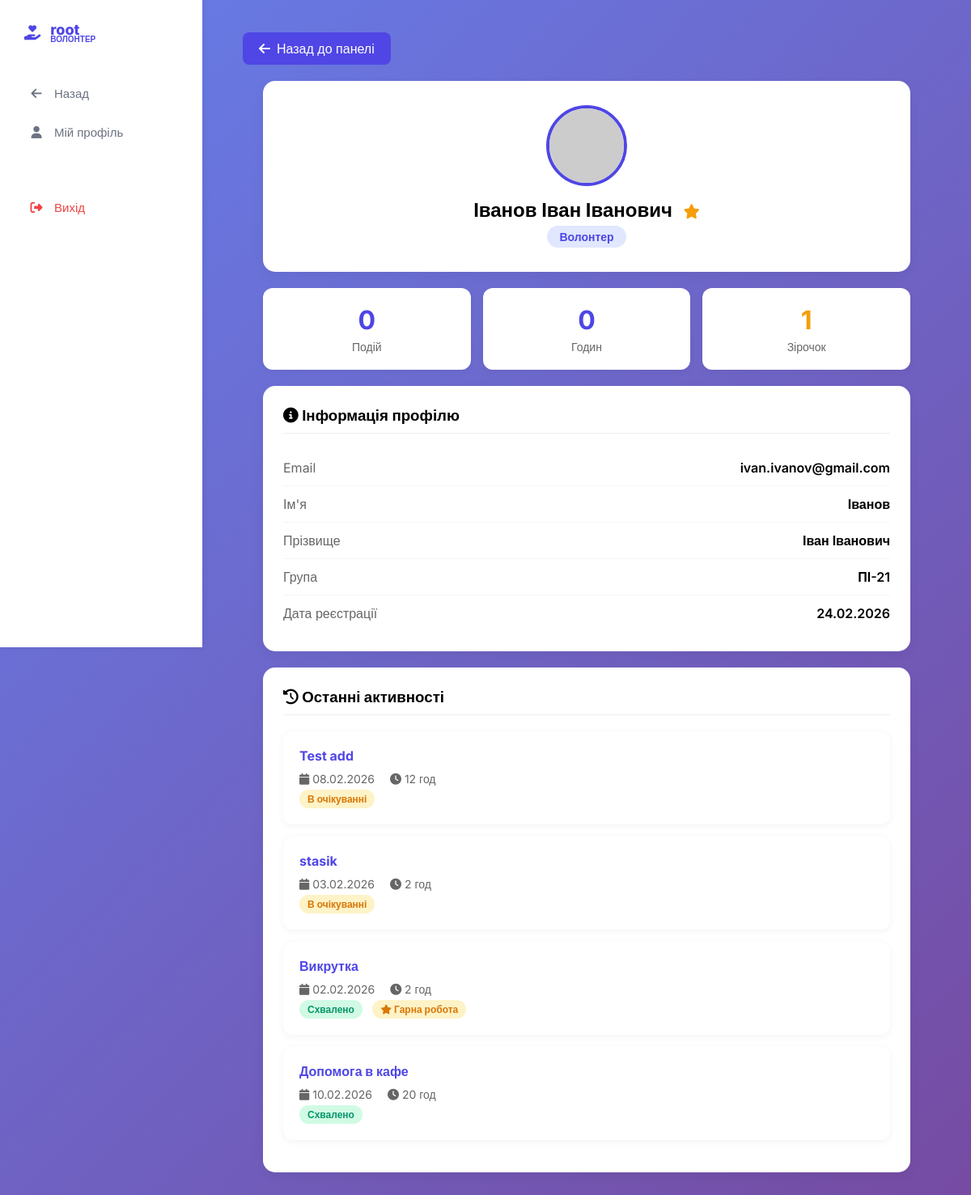
The app's page /user/ivan.ivanov/ (signed in) with its own data.
### volunteer_app/models.py (models this page shows, shortened)
class UserProfile(models.Model):
    ROLE_CHOICES = [
        ('volunteer', 'Волонтер'),
        ('organiser', 'Організатор'),
        ('admin', 'Адміністратор'),
    ]
    user = models.OneToOneField(User, on_delete=models.CASCADE, related_name='profile')
    role = models.CharField(max_length=20, choices=ROLE_CHOICES, default='volunteer')
    group_name = models.CharField(max_length=50, blank=True, null=True, verbose_name="Група (наприклад, IT-21)")

class Request(models.Model):
    STATUS_CHOICES = [
        ('pending', 'В очікуванні'),
        ('approved', 'Схвалено'),
        ('completed', 'Відпрацьовано'),
        ('rejected', 'Відхилено'),
    ]
    Volunteer = models.ForeignKey(User, related_name='requests', on_delete=models.CASCADE)
    event = models.ForeignKey(Project, related_name='requests', on_delete=models.DO_NOTHING)
    date_requested = models.DateTimeField(auto_now_add=True)
    status = models.CharField(max_length=20, choices=STATUS_CHOICES, default='pending')
    approved_hours = models.PositiveIntegerField(null=True, blank=True, verbose_name="Зараховані години")
    organizer_report = models.TextField(blank=True, null=True, verbose_name="Скарга організатора")
    organizer_reported = models.BooleanField(default=False, verbose_name="Поскаржено організатором")
    star_rating = models.BooleanField(default=False, verbose_name="Зірочка за гарну роботу")

class Project(models.Model):
    ACTION = [
        ('apply', 'Подати заявку'),
        ('approved', 'Схвалено'),
        ('pending', 'Заявку подано'),
        ('rejected', 'Заявку відхилено'),]
    name = models.CharField(max_length=255)
    organiser = models.ForeignKey(User, on_delete=models.CASCADE, related_name='organised_projects')
    date = models.DateTimeField()
    hours = models.PositiveIntegerField()
    max_volunteers = models.PositiveIntegerField(default=0, verbose_name="Максимальна кількість волонтерів (0 - без обмежень)")
    current_volunteers = models.PositiveIntegerField(default=0, verbose_name="Поточ кількість волонтерів")
    status = models.CharField(max_length=20, choices=ACTION, default='apply')

### volunteer_app/views.py (the view)
# urls.py: path('user/<str:username>/', views.view_user_profile, name='view_user_profile'),
@login_required
def view_user_profile(request, username):
    viewed_user = get_object_or_404(User, username=username)
    if not (request.user.is_superuser or (hasattr(request.user, 'profile') and request.user.profile.role in ['organiser', 'admin'])):
        messages.error(request, 'У вас немає доступу до цієї сторінки')
        return redirect('dashboard')
    context = {
        'viewed_user': viewed_user,
        'profile': viewed_user.profile if hasattr(viewed_user, 'profile') else None,
    }
    if hasattr(viewed_user, 'profile') and viewed_user.profile.role == 'volunteer':
        from django.db.models import Count, Sum
        from .models import Request
        context['total_events'] = Request.objects.filter(Volunteer=viewed_user, status='completed').count()
        context['total_hours'] = Request.objects.filter(Volunteer=viewed_user, status='completed').aggregate(total=Sum('approved_hours'))['total'] or 0
        context['user_requests'] = Request.objects.filter(Volunteer=viewed_user).order_by('-date_requested')[:10]
        context['star_count'] = Request.objects.filter(Volunteer=viewed_user, star_rating=True).count()
    return render(request, 'volunteer_app/view_profile.html', context)

### volunteer_app/templates/volunteer_app/view_profile.html (shortened to what this page needs)
{% load static %}
<!doctype html>
<html lang="uk">
<head>
  <link rel="stylesheet" href="{% static 'volunteer_app/auth.css' %}" />
  <link rel="stylesheet" href="{% static 'volunteer_app/dashboard.css' %}" />
  <link rel="stylesheet" href="https://cdnjs.cloudflare.com/ajax/libs/font-awesome/6.4.0/css/all.min.css" />
</head>
<body>
  <div class="sidebar">
    <div class="logo">
      <i class="fas fa-hand-holding-heart"></i>
      <span>{% if user.get_full_name %}{{ user.get_full_name }}{% else %}{{ user.username }}{% endif %}
        <small style="font-size: 10px; display: block; margin-top: -5px">
          {% if profile.role == 'volunteer' %}ВОЛОНТЕР{% elif profile.role == 'organiser' %}ОРГАНІЗАТОР{% elif profile.role == 'admin' %}АДМІН{% endif %}
        </small>
      </span>
    </div>
    <ul class="nav-links">
      <li>
        <a href="{% url 'dashboard' %}"><i class="fas fa-arrow-left"></i> Назад</a>
      </li>
      <li>
        <a href="{% url 'profile' %}"><i class="fas fa-user"></i> Мій профіль</a>
      </li>
      <li style="margin-top: 50px">
        <a href="{% url 'logout' %}" style="color: #ef4444"><i class="fas fa-sign-out-alt"></i> Вихід</a>
      </li>
    </ul>
  </div>
  <div class="main-content">
    <a href="{% url 'dashboard' %}" class="back-btn">
      <i class="fas fa-arrow-left"></i> Назад до панелі
    </a>
    <div class="profile-container">
      <div class="profile-header">
        <div class="profile-avatar">
          <img src="https://ui-avatars.com/api/?name={% if viewed_user.get_full_name %}{{ viewed_user.get_full_name|escapejs }}{% else %}{{ viewed_user.username|escapejs }}{% endif %}&background=4f46e5&color=fff&size=200" alt="Avatar">
        </div>
        <h1 class="profile-name">
          {% if viewed_user.get_full_name %}{{ viewed_user.get_full_name }}{% else %}{{ viewed_user.username }}{% endif %}
          {% if star_count and star_count > 0 %}<i class="fas fa-star star-badge" title="Відзнак: {{ star_count }}"></i>{% endif %}
        </h1>
        <span class="profile-role role-{{ profile.role }}">
          {% if profile.role == 'volunteer' %}Волонтер{% elif profile.role == 'organiser' %}Організатор{% elif profile.role == 'admin' %}Адміністратор{% endif %}
        </span>
      </div>
      {% if profile.role == 'volunteer' %}
      <div class="stats-grid">
        <div class="stat-card">
          <h3>{{ total_events|default:0 }}</h3>
          <p>Подій</p>
        </div>
        <div class="stat-card">
          <h3>{{ total_hours|default:0 }}</h3>
          <p>Годин</p>
        </div>
        {% if star_count and star_count > 0 %}
        <div class="stat-card">
          <h3 style="color: #f59e0b;">{{ star_count }}</h3>
          <p>Зірочок</p>
        </div>
        {% endif %}
      </div>
      <div class="info-card" style="margin-bottom: 20px;">
        <h3><i class="fas fa-info-circle"></i> Інформація профілю</h3>
        <div class="info-row">
          <span class="info-label">Email</span>
          <span class="info-value">{{ viewed_user.email }}</span>
        </div>
        <div class="info-row">
          <span class="info-label">Ім'я</span>
          <span class="info-value">{% if viewed_user.first_name %}{{ viewed_user.first_name }}{% else %}—{% endif %}</span>
        </div>
        <div class="info-row">
          <span class="info-label">Прізвище</span>
          <span class="info-value">{% if viewed_user.last_name %}{{ viewed_user.last_name }}{% else %}—{% endif %}</span>
        </div>
        {% if profile.role == 'volunteer' and profile.group_name %}
        <div class="info-row">
          <span class="info-label">Група</span>
          <span class="info-value">{{ profile.group_name }}</span>
        </div>
        {% endif %}
        <div class="info-row">
          <span class="info-label">Дата реєстрації</span>
          <span class="info-value">{{ viewed_user.date_joined|date:"d.m.Y" }}</span>
        </div>
      </div>
      {% if user_requests %}
      <div class="info-card">
        <h3><i class="fas fa-history"></i> Останні активності</h3>
        {% for req in user_requests %}
        <div class="activity-card">
          <h4>{{ req.event.name }}</h4>
          <p style="color: #666; font-size: 14px; margin: 5px 0;">
            <i class="fas fa-calendar"></i> {{ req.event.date|date:"d.m.Y" }}
            <span style="margin-left: 15px;"><i class="fas fa-clock"></i> {{ req.event.hours }} год</span>
          </p>
          <span class="activity-status status-{{ req.status }}">
            {% if req.status == 'pending' %}В очікуванні{% elif req.status == 'approved' %}Схвалено{% elif req.status == 'completed' %}Відпрацьовано{% elif req.status == 'rejected' %}Відхилено{% endif %}
          </span>
          {% if req.star_rating %}<span class="activity-status" style="background: #fef3c7; color: #d97706; margin-left: 8px;"><i class="fas fa-star"></i> Гарна робота</span>{% endif %}
        </div>
        {% endfor %}
      </div>
      {% endif %}
      {% endif %}
    </div>
  </div>
</body>
</html>

### volunteer_app/static/volunteer_app/auth.css (style rules this page uses)
:root { --primary-color: #4f46e5; --primary-hover: #4338ca; --secondary-color: #ec4899; --bg-gradient: linear-gradient(135deg, #667eea 0%, #764ba2 100%); --card-bg: rgba(255, 255, 255, 0.9); --text-main: #1f2937; --text-secondary: #6b7280; --input-border: #d1d5db; --input-focus: #4f46e5; --error-color: #ef4444; }
* { margin: 0; padding: 0; box-sizing: border-box; font-family: 'Inter', sans-serif; }
body { background: var(--bg-gradient); min-height: 100vh; display: flex; align-items: center; justify-content: center; padding: 20px; }

### volunteer_app/static/volunteer_app/dashboard.css (style rules this page uses)
:root { --sidebar-width: 250px; --header-height: 70px; --bg-color: #f3f4f6; --primary-color: #4f46e5; --text-primary: #111827; --text-secondary: #6b7280; --text-dark: #1f2937; --card-bg: #ffffff; --success-color: #10b981; --warning-color: #f59e0b; }
body { background-color: var(--bg-color); display: flex; overflow-x: hidden; }
.sidebar { width: var(--sidebar-width); height: 100vh; background: white; position: fixed; top: 0; left: 0; padding: 20px; box-shadow: 2px 0 10px rgba(0, 0, 0, 0.05); z-index: 9999; }
.sidebar .logo { display: flex; align-items: center; gap: 12px; font-size: 18px; font-weight: 800; color: var(--primary-color); margin-bottom: 34px; padding: 6px 10px; }
.nav-links { list-style: none; }
.nav-links li { margin-bottom: 5px; }
.nav-links a { display: flex; align-items: center; gap: 12px; padding: 12px 15px; border-radius: 10px; text-decoration: none; color: var(--text-secondary); font-weight: 500; transition: all 0.3s; }
.nav-links i { width: 20px; text-align: center; }
.main-content { margin-left: var(--sidebar-width); width: calc(100% - var(--sidebar-width)); min-height: 100vh; padding: 20px 30px; }
body { font-size: 16px !important; }
.nav-links a { font-size: 15px !important; }

### volunteer_app/templates/volunteer_app/view_profile.html (style rules this page uses)
.profile-container { max-width: 800px; margin: 0 auto; }
.profile-header { background: white; padding: 30px; border-radius: 15px; box-shadow: 0 5px 15px rgba(0, 0, 0, 0.05); text-align: center; margin-bottom: 20px; }
.profile-avatar { width: 100px; height: 100px; border-radius: 50%; margin: 0 auto 15px; overflow: hidden; border: 4px solid var(--primary-color); }
.profile-avatar img { width: 100%; height: 100%; object-fit: cover; }
.profile-name { font-size: 24px; font-weight: 700; margin-bottom: 5px; }
.profile-role { display: inline-block; padding: 5px 15px; border-radius: 20px; font-size: 14px; font-weight: 600; }
.role-volunteer { background: #e0e7ff; color: #4f46e5; }
.stats-grid { display: grid; grid-template-columns: repeat(auto-fit, minmax(200px, 1fr)); gap: 15px; margin-bottom: 20px; }
.stat-card { background: white; padding: 20px; border-radius: 12px; box-shadow: 0 2px 10px rgba(0, 0, 0, 0.05); text-align: center; }
.stat-card h3 { font-size: 32px; margin-bottom: 5px; color: var(--primary-color); }
.stat-card p { color: #666; font-size: 14px; }
.info-card { background: white; padding: 25px; border-radius: 15px; box-shadow: 0 5px 15px rgba(0, 0, 0, 0.05); }
.info-card h3 { margin-bottom: 20px; padding-bottom: 10px; border-bottom: 1px solid #eee; }
.info-row { display: flex; justify-content: space-between; padding: 12px 0; border-bottom: 1px solid #f5f5f5; }
.info-row:last-child { border-bottom: none; }
.info-label { color: #666; }
.info-value { font-weight: 600; }
.back-btn { display: inline-flex; align-items: center; gap: 8px; padding: 10px 20px; background: var(--primary-color); color: white; text-decoration: none; border-radius: 8px; margin-bottom: 20px; }
.activity-card { background: white; padding: 20px; border-radius: 12px; box-shadow: 0 2px 10px rgba(0, 0, 0, 0.05); margin-bottom: 15px; }
.activity-card h4 { margin: 0 0 10px 0; color: var(--primary-color); }
.activity-status { display: inline-block; padding: 4px 10px; border-radius: 12px; font-size: 12px; font-weight: 600; }
.status-pending { background: #fef3c7; color: #d97706; }
.status-approved { background: #d1fae5; color: #059669; }
.star-badge { color: #f59e0b; font-size: 18px; margin-left: 8px; }

### records on screen
UserProfile: group_name "ПІ-21"
Request: event.name "Test add", event "08.02.2026", event.hours "12", status "В очікуванні"
Request: event.name "stasik", event "03.02.2026", event.hours "2", status "В очікуванні"
Request: event.name "Викрутка", event "02.02.2026", event.hours "2", status "Схвалено", star_rating True (drawn)
Request: event.name "Допомога в кафе", event "10.02.2026", event.hours "20", status "Схвалено"

### other values on screen
{{ user.username }} "root"
{{ viewed_user.get_full_name }} "Іванов Іван Іванович"
{{ total_events|default:0 }} "0"
{{ total_hours|default:0 }} "0"
{{ star_count }} "1"
{{ viewed_user.email }} "ivan.ivanov@gmail.com"
{{ viewed_user.first_name }} "Іванов"
{{ viewed_user.last_name }} "Іван Іванович"
{{ viewed_user.date_joined|date:"d.m.Y" }} "24.02.2026"
